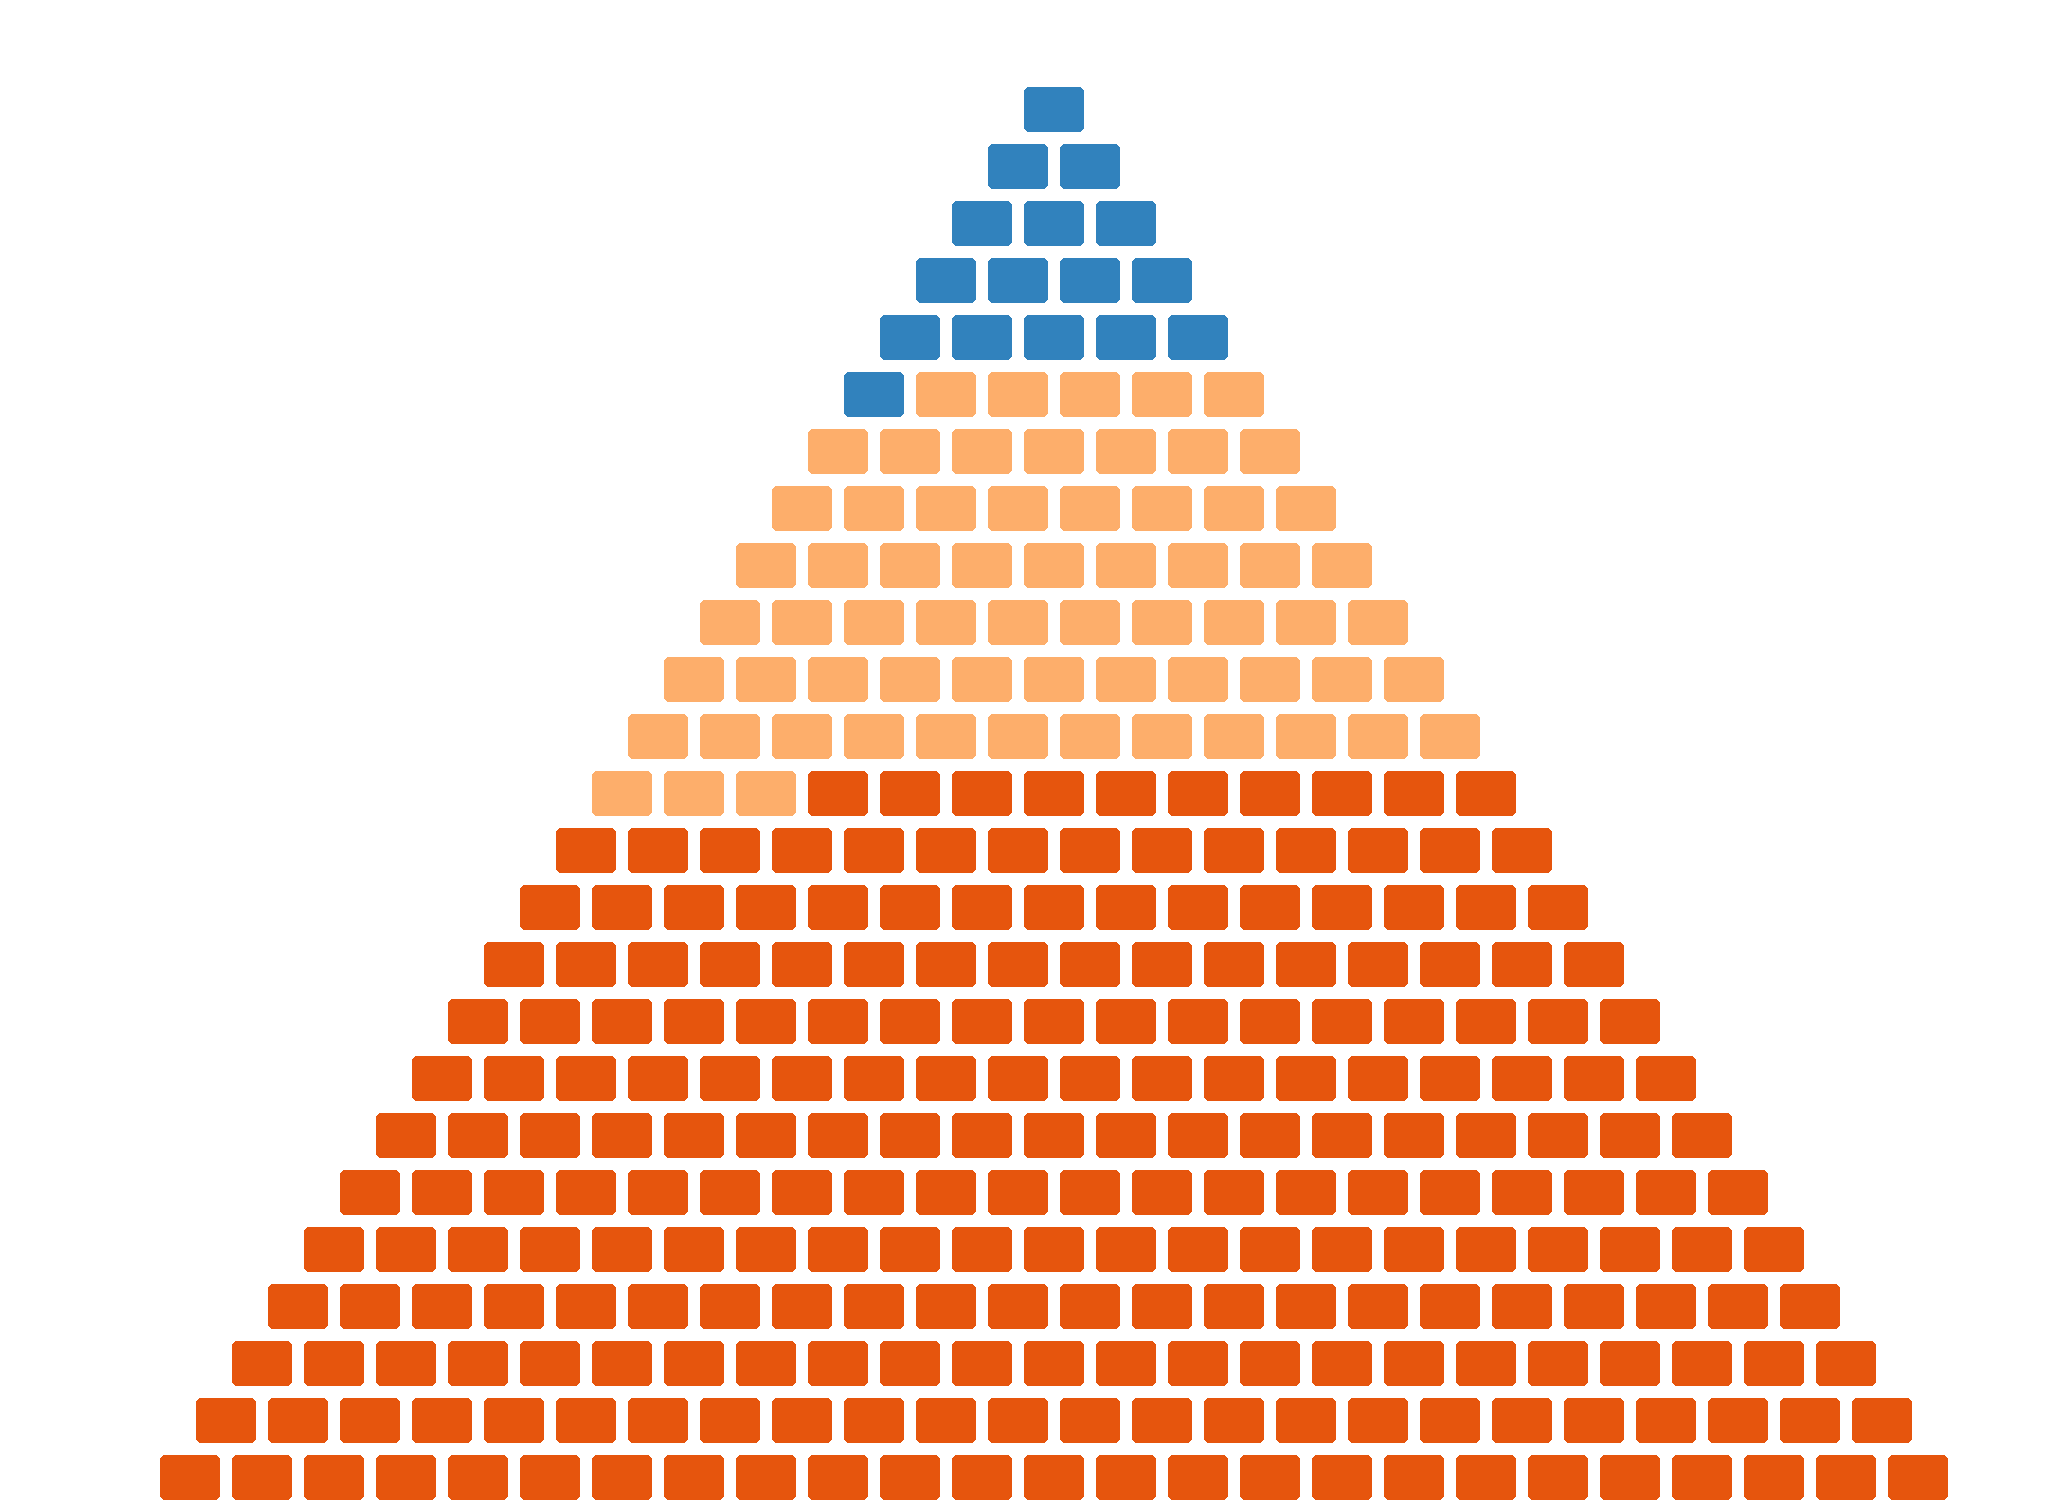

The Python source for this figure:
# %% pyramid_of_cubes_bricks_rounded

## Dependencies

import pygame
import subprocess as sp

# Initialize Pygame
pygame.init()

# Set up display
width, height = 1024, 756  # 1k

# Define cube dimensions
cube_width = 60
cube_height = 45
cube_spacing = 12

# Define pyramid dimensions
pyramid_size = 25

# Define colors
category1 = "#3182bd"
category2 = "#fdae6b"
category3 = "#e6550d"

# Define color percentages
category1_percentage = 5
category2_percentage = 20

def draw_rounded_rect(surface, color, rect, radius):
    pygame.draw.rect(surface, color, rect, border_radius=radius)

def draw_upside_down_pyramid(category_order):
    total_cubes = sum(range(pyramid_size + 1))
    category1_cubes = int(category1_percentage / 100 * total_cubes)
    category2_cubes = int(category2_percentage / 100 * total_cubes)

    # Increase DPI by setting a larger surface size
    dpi_factor = 2  # Increase this factor to increase DPI
    pyramid_surface = pygame.Surface((width * dpi_factor, height * dpi_factor), pygame.SRCALPHA)
    current_cube = 0
    for i in range(pyramid_size):
        start_x = (width * dpi_factor - i * (cube_width + cube_spacing)) / 2
        for j in range(i+1):
            x = start_x + j * (cube_width + cube_spacing)
            y = height * dpi_factor - (pyramid_size - i) * (cube_height + cube_spacing)

            if current_cube < category1_cubes:
                draw_rounded_rect(pyramid_surface, category_order[0], (x, y, cube_width, cube_height), 5)  # Category 1
            elif current_cube < category1_cubes + category2_cubes:
                draw_rounded_rect(pyramid_surface, category_order[1], (x, y, cube_width, cube_height), 5)  # Category 2
            else:
                draw_rounded_rect(pyramid_surface, category_order[2], (x, y, cube_width, cube_height), 5)  # Category 3

            current_cube += 1

    return pyramid_surface

# Main loop
# Example of custom category order
custom_category_order = [category1, category2, category3]
pyramid = draw_upside_down_pyramid(custom_category_order)  # Draw the pyramid once

#path_adj = 'explorer '+'"'+'bespoke_pyramid_of_cubes_bricks_rounded.png'+'"'

chart_out = _vl + r'\bespoke\bespoke_pyramid_of_cubes_bricks_rounded.png'

# Save the frame as a PNG file with higher DPI
pygame.image.save(pyramid, chart_out)
#sp.Popen(path_adj)
sp.Popen(chart_out, shell=True) #open file

#exec(open(_vl+r'\bespoke\bespoke_pyramid_of_cubes_bricks_rounded.py').read())
